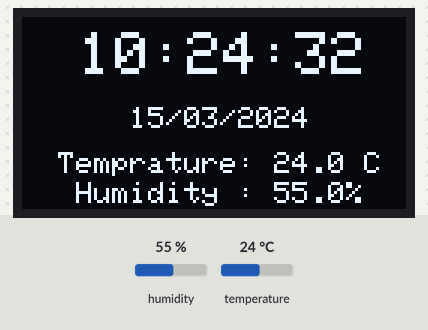
The sketch below on a simulated ESP32. Parts: 128×64 one-colour display. Inputs (shaded band) come from the test bench; at power-on: humidity 55 %, temperature 24 °C. WiFi joins after 1.5 s; servers stay silent unless stated; the local clock reads 2024-03-15 10:24:30 at power-on unless the sketch sets it; what the sketch prints to the serial monitor is not drawn.

Above: at 2.7 s.
2.8 s: humidity set to 22 %
At 4.4 s:
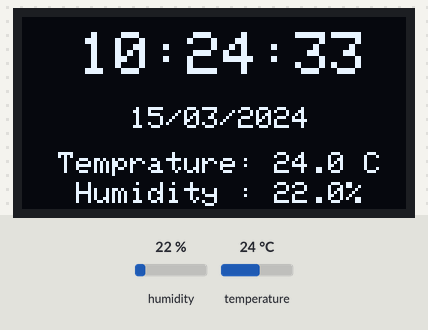
6.1 s: temperature set to 12 °C
At 8.6 s:
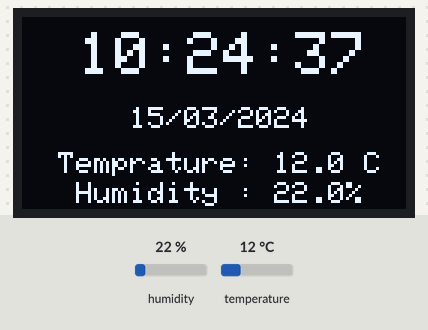
10.3 s: humidity set to 40 %
At 12.2 s:
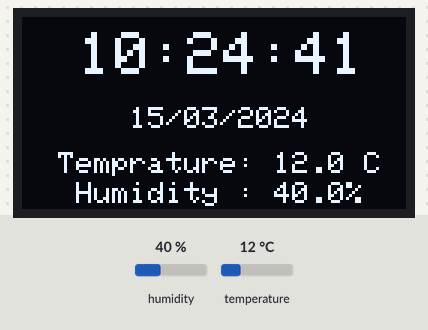
14.4 s: temperature set to 19 °C
At 16.8 s:
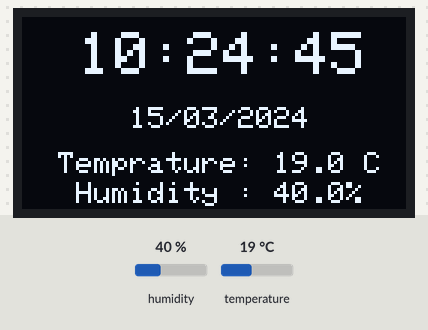
Timing chart, 0 to 18.3 s (numbered marks = the images above; inputs shaded):
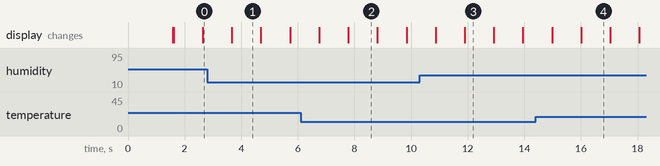

Measured:
- what the display in image 1 shows lasts 1.0 s, from 3.7 s to 4.7 s

The sketch:

oled_i2c_clock.ino
```cpp
#include <Wire.h>
#include <Adafruit_GFX.h>
#include <Adafruit_SH110X.h>
#include <WiFi.h>
#include "time.h"
#include "DHT.h"

// Konfigurasi OLED SH1106
#define SCREEN_WIDTH 128
#define SCREEN_HEIGHT 64
Adafruit_SH1106G display(SCREEN_WIDTH, SCREEN_HEIGHT, &Wire, -1);

// WiFi
const char* ssid     = ""; // SSID WiFi
const char* password = ""; // Password WiFi

// NTP
const char* ntpServer = "pool.ntp.org";
const long  gmtOffset_sec = 7 * 3600;  // GMT+7 WIB
const int   daylightOffset_sec = 0;

#define DHTPIN 4      // Pin DATA DHT22
#define DHTTYPE DHT22 // Sensor DHT22
DHT dht(DHTPIN, DHTTYPE);

void setup() {
  Serial.begin(115200);

  // Inisialisasi OLED
  if(!display.begin(0x3C, true)) {  // alamat I2C biasanya 0x3C
    Serial.println(F("SH1106 allocation failed"));
    for(;;);
  }
  display.clearDisplay();
  display.setTextSize(1);
  display.setTextColor(SH110X_WHITE);

  display.setCursor(0,0);
  display.println("Connecting WiFi...");
  display.display();

  // Koneksi WiFi
  WiFi.begin(ssid, password);
  while (WiFi.status() != WL_CONNECTED) {
    delay(500);
    Serial.print(".");
  }

  display.clearDisplay();
  display.setCursor(0,0);
  display.println("WiFi Connected!");
  display.display();

  // Sinkronisasi waktu dari NTP
  configTime(gmtOffset_sec, daylightOffset_sec, ntpServer);

  dht.begin();
}

void loop() {
  struct tm timeinfo;
  if (!getLocalTime(&timeinfo)) {
    display.clearDisplay();
    display.setCursor(0,0);
    display.println("Time Error");
    display.display();
    return;
  }

  display.clearDisplay();

  // Tampilkan jam
  display.setTextSize(2);
  display.setCursor(19,5);
  display.printf("%02d:%02d:%02d", timeinfo.tm_hour, timeinfo.tm_min, timeinfo.tm_sec);

  // Tampilkan tanggal
  display.setTextSize(1);
  display.setCursor(36,30);
  display.printf("%02d/%02d/%04d", timeinfo.tm_mday, timeinfo.tm_mon+1, 1900+timeinfo.tm_year);

  // Tampilkan DHT22 (suhu & kelembapan)
  float humidity = dht.readHumidity();
  float temperature = dht.readTemperature();
  // Tampilkan DHT22 (suhu & kelembapan) bertumpuk sederhana
  display.setTextSize(1);

  if (isnan(humidity) || isnan(temperature)) {
      display.setCursor(35, 45); // kira-kira tengah horizontal
      display.println("DHT Error");
  } else {
      display.setCursor(12, 45); // Temp di atas
      display.printf("Temprature: %.1f C", temperature);

      display.setCursor(18, 55); // Hum di bawah
      display.printf("Humidity : %.1f%%", humidity);
  }

  display.display();
  delay(1000);
}
```
